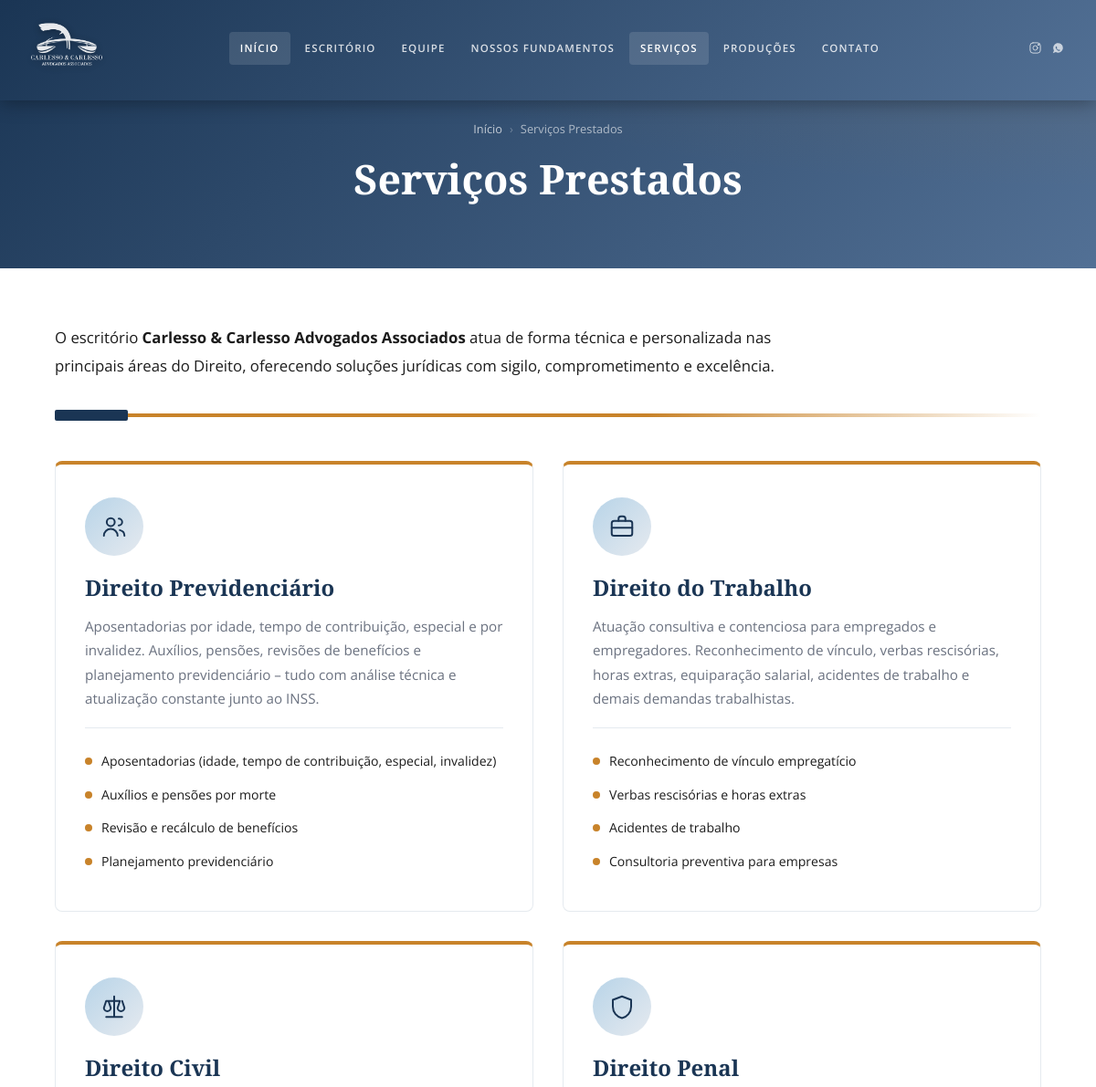
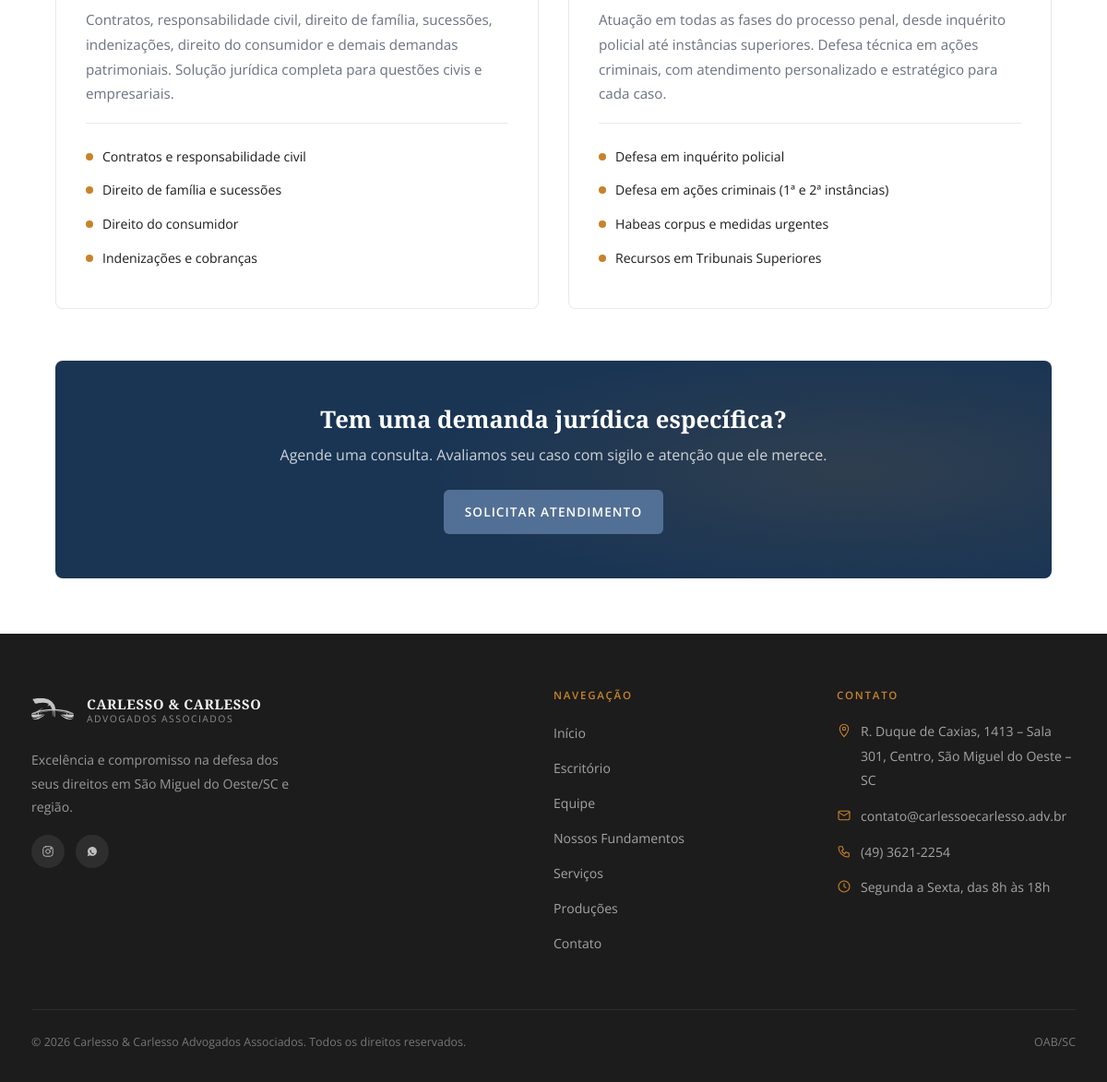
The app's page /servicos with its own data (2 pictures, top to bottom).
### tables this page shows
CREATE TABLE `paginas` (
  `id`               INT(11)      NOT NULL AUTO_INCREMENT,
  `titulo`           VARCHAR(200) NOT NULL,
  `slug`             VARCHAR(120) NOT NULL,
  `conteudo`         LONGTEXT     DEFAULT NULL,
  `blocos`           LONGTEXT     DEFAULT NULL,
  `meta_title`       VARCHAR(255) DEFAULT NULL,
  `meta_description` VARCHAR(500) DEFAULT NULL,
  `status`           ENUM('publicado','rascunho') NOT NULL DEFAULT 'rascunho',
  `show_in_menu`     TINYINT(1)   NOT NULL DEFAULT 0,
  `menu_order`       INT(11)      NOT NULL DEFAULT 0,
  `created_at`       TIMESTAMP    NULL DEFAULT CURRENT_TIMESTAMP,
  `updated_at`       TIMESTAMP    NULL DEFAULT CURRENT_TIMESTAMP ON UPDATE CURRENT_TIMESTAMP,
  PRIMARY KEY (`id`),
  UNIQUE KEY `uk_slug` (`slug`),
  KEY `idx_status`    (`status`),
  KEY `idx_menu`      (`show_in_menu`,`menu_order`)
);

CREATE TABLE `conteudos` (
  `id`         INT(11)      NOT NULL AUTO_INCREMENT,
  `pagina`     VARCHAR(60)  NOT NULL,
  `secao`      VARCHAR(60)  NOT NULL,
  `titulo`     VARCHAR(200) DEFAULT NULL,
  `conteudo`   LONGTEXT     DEFAULT NULL,
  `imagem`     VARCHAR(255) DEFAULT NULL,
  `extra`      TEXT         DEFAULT NULL,
  `updated_at` TIMESTAMP    NULL DEFAULT CURRENT_TIMESTAMP ON UPDATE CURRENT_TIMESTAMP,
  PRIMARY KEY (`id`),
  UNIQUE KEY `uk_pagina_secao` (`pagina`,`secao`)
);

### src/Support/Env.php (called while the page is built, shortened)
<?php
final class Env
{
    public static function get(string $key, mixed $default = null): mixed
    {
        if (array_key_exists($key, $_ENV)) {
            return $_ENV[$key];
        }
        $val = getenv($key);
        return $val !== false ? $val : $default;
    }
}

### src/Support/Database.php (called while the page is built, shortened)
<?php
final class Database
{
    private static ?PDO $instance = null;
    public static function getInstance(): PDO
    {
        if (self::$instance === null) {
            $host    = Env::get('DB_HOST', 'localhost');
            $dbname  = Env::get('DB_NAME');
            $user    = Env::get('DB_USER');
            $pass    = Env::get('DB_PASS');
            $charset = Env::get('DB_CHARSET', 'utf8mb4');
            $dsn = "mysql:host=$host;dbname=$dbname;charset=$charset";
            $options = [
                PDO::ATTR_ERRMODE            => PDO::ERRMODE_EXCEPTION,
                PDO::ATTR_DEFAULT_FETCH_MODE => PDO::FETCH_ASSOC,
                PDO::ATTR_EMULATE_PREPARES   => false,
                PDO::MYSQL_ATTR_FOUND_ROWS   => true,
            ];
            try {
                self::$instance = new PDO($dsn, $user, $pass, $options);
            } catch (PDOException $e) {
                error_log('DB Connection Error: ' . $e->getMessage());
                if (defined('CARLESSO_INSTALL_MODE') || PHP_SAPI === 'cli') {
                    throw $e;
                }
                http_response_code(503);
                if (str_contains($_SERVER['REQUEST_URI'] ?? '', '/api/')) {
                    header('Content-Type: application/json; charset=utf-8');
                    echo json_encode(['error' => 'Serviço temporariamente indisponível.']);
                } else {
                    header('Content-Type: text/html; charset=utf-8');
                    echo '<!DOCTYPE html><meta charset="utf-8"><title>Em manutenção</title>';
                    echo '<body style="font-family:system-ui;text-align:center;padding:80px 20px;color:#1a3554">';
                    echo '<h1>Site em manutenção</h1><p>Voltamos em breve.</p></body>';
                }
                exit;
            }
        }
        return self::$instance;
    }
    public static function query(string $sql, array $params = []): PDOStatement
    {
        $stmt = self::getInstance()->prepare($sql);
        $stmt->execute($params);
        return $stmt;
    }
    public static function fetchOne(string $sql, array $params = []): ?array
    {
        $row = self::query($sql, $params)->fetch();
        return $row ?: null;
    }
}

### includes/functions.php (called while the page is built, shortened)
<?php
if (!function_exists('getPage')) {
    function getPage(string $slug): ?array
    {
        return Database::fetchOne(
            'SELECT * FROM paginas WHERE slug = ? AND status = "publicado" LIMIT 1',
            [$slug]
        );
    }
}
if (!function_exists('getContent')) {
    function getContent(string $pagina, string $secao): ?array
    {
        return Database::fetchOne(
            'SELECT * FROM conteudos WHERE pagina = ? AND secao = ? LIMIT 1',
            [$pagina, $secao]
        );
    }
}

### templates/servicos.php (the view, shortened to what this page needs)
<?php
$penal           = getContent('servicos', 'penal');
$previdenciario  = getContent('servicos', 'previdenciario');
$civil           = getContent('servicos', 'civil');
$trabalho        = getContent('servicos', 'trabalho');
?>
<div class="services-page">
  <p class="lead-text">
    O escritório <strong>Carlesso & Carlesso Advogados Associados</strong> atua de forma
    técnica e personalizada nas principais áreas do Direito, oferecendo soluções jurídicas
    com sigilo, comprometimento e excelência.
  </p>
  <div class="gold-divider"></div>
  <div class="services-detail-grid">
    <article class="service-detail" id="previdenciario">
      <div class="service-detail-icon">
        <?= svgIcon('people') ?>
      </div>
      <h2><?= e($previdenciario['titulo'] ?? 'Direito Previdenciário') ?></h2>
      <p>
        <?= e($previdenciario['conteudo'] ?? 'Aposentadorias por idade, tempo de contribuição, especial e por invalidez. Auxílios, pensões, revisões de benefícios e planejamento previdenciário – tudo com análise técnica e atualização constante junto ao INSS.') ?>
      </p>
      <ul class="service-topics">
        <li>Aposentadorias (idade, tempo de contribuição, especial, invalidez)</li>
        <li>Auxílios e pensões por morte</li>
        <li>Revisão e recálculo de benefícios</li>
        <li>Planejamento previdenciário</li>
      </ul>
    </article>
    <article class="service-detail" id="trabalho">
      <div class="service-detail-icon">
        <?= svgIcon('briefcase') ?>
      </div>
      <h2><?= e($trabalho['titulo'] ?? 'Direito do Trabalho') ?></h2>
      <p>
        <?= e($trabalho['conteudo'] ?? 'Atuação consultiva e contenciosa para empregados e empregadores. Reconhecimento de vínculo, verbas rescisórias, horas extras, equiparação salarial, acidentes de trabalho e demais demandas trabalhistas.') ?>
      </p>
      <ul class="service-topics">
        <li>Reconhecimento de vínculo empregatício</li>
        <li>Verbas rescisórias e horas extras</li>
        <li>Acidentes de trabalho</li>
        <li>Consultoria preventiva para empresas</li>
      </ul>
    </article>
    <article class="service-detail" id="civil">
      <div class="service-detail-icon">
        <?= svgIcon('scale') ?>
      </div>
      <h2><?= e($civil['titulo'] ?? 'Direito Civil') ?></h2>
      <p>
        <?= e($civil['conteudo'] ?? 'Contratos, responsabilidade civil, direito de família, sucessões, indenizações, direito do consumidor e demais demandas patrimoniais. Solução jurídica completa para questões civis e empresariais.') ?>
      </p>
      <ul class="service-topics">
        <li>Contratos e responsabilidade civil</li>
        <li>Direito de família e sucessões</li>
        <li>Direito do consumidor</li>
        <li>Indenizações e cobranças</li>
      </ul>
    </article>
    <article class="service-detail" id="penal">
      <div class="service-detail-icon">
        <?= svgIcon('shield') ?>
      </div>
      <h2><?= e($penal['titulo'] ?? 'Direito Penal') ?></h2>
      <p>
        <?= e($penal['conteudo'] ?? 'Atuação em todas as fases do processo penal, desde inquérito policial até instâncias superiores. Defesa técnica em ações criminais, com atendimento personalizado e estratégico para cada caso.') ?>
      </p>
      <ul class="service-topics">
        <li>Defesa em inquérito policial</li>
        <li>Defesa em ações criminais (1ª e 2ª instâncias)</li>
        <li>Habeas corpus e medidas urgentes</li>
        <li>Recursos em Tribunais Superiores</li>
      </ul>
    </article>
  </div>
  <div class="services-cta">
    <h3>Tem uma demanda jurídica específica?</h3>
    <p>Agende uma consulta. Avaliamos seu caso com sigilo e atenção que ele merece.</p>
    <a href="/contato" class="btn btn-primary">Solicitar Atendimento</a>
  </div>
</div>

### index.php (shortened to what this page needs)
<?php
require_once __DIR__ . '/includes/functions.php';
$slug = trim($_GET['slug'] ?? '', '/');
$slug = $slug ?: 'inicio';
$slug = preg_replace('/[^a-z0-9_-]/', '', strtolower($slug));
$page    = getPage($slug);
include __DIR__ . '/templates/header.php';
echo '<main id="main-content">';
if ($slug === 'inicio') {
    include __DIR__ . '/templates/home.php';
} else {
    echo '<section class="page-header">
      <div class="container">
        <div class="breadcrumb">
          <a href="/">Início</a>
          <span class="sep">›</span>
          <span>' . e($page['titulo']) . '</span>
        </div>
        <h1>' . e($page['titulo']) . '</h1>
      </div>
    </section>';
    echo '<div class="page-content"><div class="container">';
    $templateFile = __DIR__ . '/templates/' . $slug . '.php';
    if (file_exists($templateFile)) {
        include $templateFile;
    }
    echo '</div></div>';
}
echo '</main>';
include __DIR__ . '/templates/footer.php';

### assets/css/blocks.css (style rules this page uses)
:root { --bp-tablet: 1024px; --bp-mobile: 640px; --space-xs: 8px; --space-sm: 16px; --space-md: 24px; --space-lg: 40px; --space-xl: 64px; --space-xxl: 96px; --c-navy: #1a3554; --c-primary: #527095; --c-accent: #c8832a; --c-cream: #e8d5c0; --c-dark: #1c1c1c; --c-white: #ffffff; --c-text: #1c1c1c; --c-bg-soft: #f9fafb; --c-border: #e5e9ef; }
.btn { display: inline-flex; align-items: center; gap: .5em; padding: .75em 1.5em; border-radius: 6px; font-weight: 600; text-decoration: none; transition: all .18s ease; cursor: pointer; border: 2px solid transparent; }
.btn-primary { background: var(--c-primary); color: var(--c-white); }

### records on screen
paginas: titulo "Serviços Prestados"
conteudos: titulo "Direito Previdenciário", conteudo "Aposentadorias por idade, tempo de contribuição, especial e por invalidez. Auxílios, pensões, revisões de benefícios e planejamento previdenciário – tudo com análise técnica e atualização constante junto ao INSS."
conteudos: titulo "Direito do Trabalho", conteudo "Atuação consultiva e contenciosa para empregados e empregadores. Reconhecimento de vínculo, verbas rescisórias, horas extras, equiparação salarial, acidentes de trabalho e demais demandas trabalhistas."
conteudos: titulo "Direito Civil", conteudo "Contratos, responsabilidade civil, direito de família, sucessões, indenizações, direito do consumidor e demais demandas patrimoniais. Solução jurídica completa para questões civis e empresariais."
conteudos: titulo "Direito Penal", conteudo "Atuação em todas as fases do processo penal, desde inquérito policial até instâncias superiores. Defesa técnica em ações criminais, com atendimento personalizado e estratégico para cada caso."

### other values on screen
$endereco "R. Duque de Caxias, 1413 – Sala 301, Centro, São Miguel do Oeste – SC"
$email "contato@carlessoecarlesso.adv.br"
$telefone "(49) 3621-2254"
$horario "Segunda a Sexta, das 8h às 18h"
$siteTitle "Carlesso & Carlesso Advogados Associados"
$footerText "Todos os direitos reservados."
